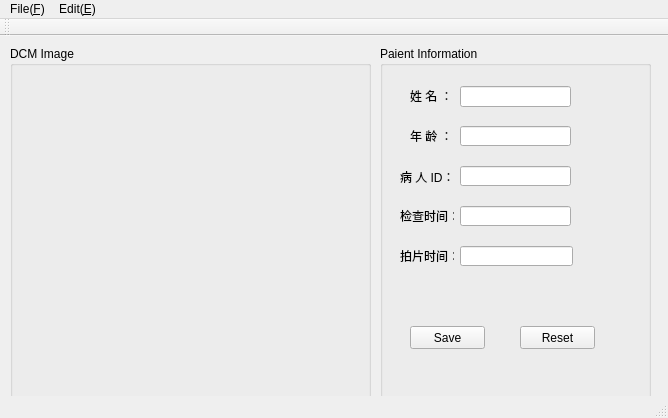
<?xml version="1.0" encoding="UTF-8"?>
<ui version="4.0">
 <class>MainWindow</class>
 <widget class="QMainWindow" name="MainWindow">
  <property name="geometry">
   <rect>
    <x>0</x>
    <y>0</y>
    <width>668</width>
    <height>418</height>
   </rect>
  </property>
  <property name="windowTitle">
   <string>DCM</string>
  </property>
  <widget class="QWidget" name="centralWidget">
   <widget class="QGroupBox" name="groupBox">
    <property name="geometry">
     <rect>
      <x>380</x>
      <y>10</y>
      <width>271</width>
      <height>361</height>
     </rect>
    </property>
    <property name="title">
     <string>Paient Information</string>
    </property>
    <widget class="QLineEdit" name="Name">
     <property name="geometry">
      <rect>
       <x>80</x>
       <y>40</y>
       <width>111</width>
       <height>21</height>
      </rect>
     </property>
    </widget>
    <widget class="QLineEdit" name="Age">
     <property name="geometry">
      <rect>
       <x>80</x>
       <y>80</y>
       <width>111</width>
       <height>20</height>
      </rect>
     </property>
    </widget>
    <widget class="QLineEdit" name="ID">
     <property name="geometry">
      <rect>
       <x>80</x>
       <y>120</y>
       <width>111</width>
       <height>20</height>
      </rect>
     </property>
    </widget>
    <widget class="QLineEdit" name="StudyTime">
     <property name="geometry">
      <rect>
       <x>80</x>
       <y>160</y>
       <width>111</width>
       <height>20</height>
      </rect>
     </property>
    </widget>
    <widget class="QLineEdit" name="ImageTime">
     <property name="geometry">
      <rect>
       <x>80</x>
       <y>200</y>
       <width>113</width>
       <height>20</height>
      </rect>
     </property>
    </widget>
    <widget class="QLabel" name="label">
     <property name="geometry">
      <rect>
       <x>30</x>
       <y>40</y>
       <width>54</width>
       <height>20</height>
      </rect>
     </property>
     <property name="text">
      <string>姓 名 ：</string>
     </property>
    </widget>
    <widget class="QLabel" name="label_2">
     <property name="geometry">
      <rect>
       <x>30</x>
       <y>80</y>
       <width>54</width>
       <height>20</height>
      </rect>
     </property>
     <property name="text">
      <string>年 龄 ：</string>
     </property>
    </widget>
    <widget class="QLabel" name="label_3">
     <property name="geometry">
      <rect>
       <x>20</x>
       <y>120</y>
       <width>54</width>
       <height>21</height>
      </rect>
     </property>
     <property name="text">
      <string>病 人 ID：</string>
     </property>
    </widget>
    <widget class="QLabel" name="label_4">
     <property name="geometry">
      <rect>
       <x>20</x>
       <y>160</y>
       <width>54</width>
       <height>20</height>
      </rect>
     </property>
     <property name="text">
      <string>检查时间：</string>
     </property>
    </widget>
    <widget class="QLabel" name="label_5">
     <property name="geometry">
      <rect>
       <x>20</x>
       <y>200</y>
       <width>54</width>
       <height>20</height>
      </rect>
     </property>
     <property name="text">
      <string>拍片时间：</string>
     </property>
    </widget>
    <widget class="QLabel" name="NameException">
     <property name="geometry">
      <rect>
       <x>200</x>
       <y>42</y>
       <width>54</width>
       <height>20</height>
      </rect>
     </property>
     <property name="text">
      <string/>
     </property>
    </widget>
    <widget class="QLabel" name="AgeException">
     <property name="geometry">
      <rect>
       <x>200</x>
       <y>82</y>
       <width>54</width>
       <height>20</height>
      </rect>
     </property>
     <property name="text">
      <string/>
     </property>
    </widget>
    <widget class="QLabel" name="IDException">
     <property name="geometry">
      <rect>
       <x>200</x>
       <y>122</y>
       <width>54</width>
       <height>20</height>
      </rect>
     </property>
     <property name="text">
      <string/>
     </property>
    </widget>
    <widget class="QLabel" name="StudyTimeException">
     <property name="geometry">
      <rect>
       <x>200</x>
       <y>162</y>
       <width>54</width>
       <height>20</height>
      </rect>
     </property>
     <property name="text">
      <string/>
     </property>
    </widget>
    <widget class="QLabel" name="ImageTimeException">
     <property name="geometry">
      <rect>
       <x>200</x>
       <y>202</y>
       <width>54</width>
       <height>20</height>
      </rect>
     </property>
     <property name="text">
      <string/>
     </property>
    </widget>
    <widget class="QPushButton" name="btn_Save">
     <property name="geometry">
      <rect>
       <x>30</x>
       <y>280</y>
       <width>75</width>
       <height>23</height>
      </rect>
     </property>
     <property name="text">
      <string>Save</string>
     </property>
    </widget>
    <widget class="QPushButton" name="btn_Reset">
     <property name="geometry">
      <rect>
       <x>140</x>
       <y>280</y>
       <width>75</width>
       <height>23</height>
      </rect>
     </property>
     <property name="text">
      <string>Reset</string>
     </property>
    </widget>
   </widget>
   <widget class="QGroupBox" name="groupBox_2">
    <property name="geometry">
     <rect>
      <x>10</x>
      <y>10</y>
      <width>361</width>
      <height>361</height>
     </rect>
    </property>
    <property name="title">
     <string>DCM Image</string>
    </property>
    <widget class="QLabel" name="DCMPaint">
     <property name="geometry">
      <rect>
       <x>10</x>
       <y>20</y>
       <width>331</width>
       <height>331</height>
      </rect>
     </property>
     <property name="text">
      <string/>
     </property>
    </widget>
   </widget>
  </widget>
  <widget class="QMenuBar" name="menuBar">
   <property name="geometry">
    <rect>
     <x>0</x>
     <y>0</y>
     <width>668</width>
     <height>21</height>
    </rect>
   </property>
   <widget class="QMenu" name="menuFile_F">
    <property name="title">
     <string>File(&amp;F)</string>
    </property>
    <addaction name="actionOpen"/>
    <addaction name="actionSave_As"/>
    <addaction name="separator"/>
    <addaction name="actionQuit"/>
   </widget>
   <widget class="QMenu" name="menuEdit_E">
    <property name="title">
     <string>Edit(&amp;E)</string>
    </property>
    <addaction name="actionEdit"/>
   </widget>
   <addaction name="menuFile_F"/>
   <addaction name="menuEdit_E"/>
  </widget>
  <widget class="QToolBar" name="mainToolBar">
   <attribute name="toolBarArea">
    <enum>TopToolBarArea</enum>
   </attribute>
   <attribute name="toolBarBreak">
    <bool>false</bool>
   </attribute>
  </widget>
  <widget class="QStatusBar" name="statusBar"/>
  <action name="actionOpen">
   <property name="text">
    <string>Open(&amp;O)</string>
   </property>
  </action>
  <action name="actionSave_As">
   <property name="text">
    <string>Save As(S)</string>
   </property>
  </action>
  <action name="actionQuit">
   <property name="text">
    <string>Quit(Q)</string>
   </property>
  </action>
  <action name="actionEdit">
   <property name="checkable">
    <bool>true</bool>
   </property>
   <property name="text">
    <string>Edit</string>
   </property>
  </action>
 </widget>
 <layoutdefault spacing="6" margin="11"/>
 <resources/>
 <connections/>
</ui>
